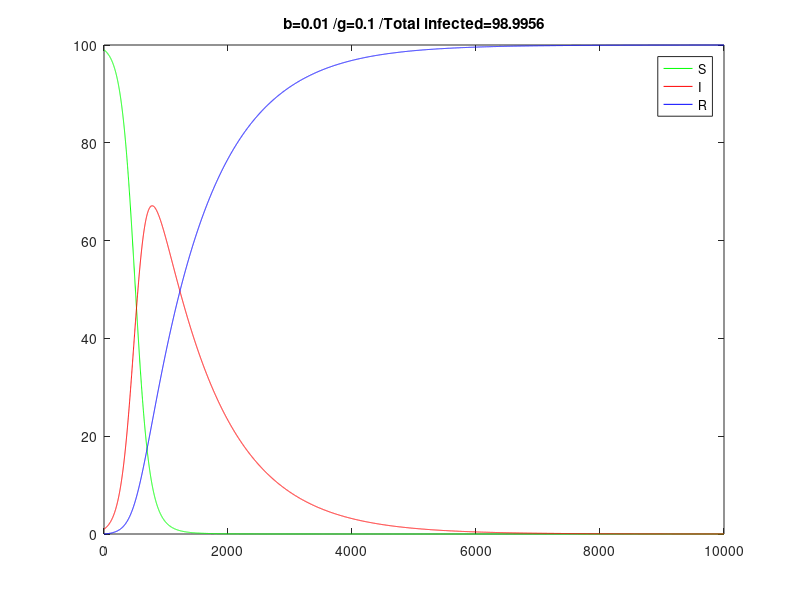

MATLAB code for this plot:
dt=0.01;Tmax=10000;
S=zeros(1,Tmax);S(1)=99;    %Susceptible
I=zeros(1,Tmax);I(1)=1;     %Infected
R=zeros(1,Tmax);R(1)=0;     %Recovered
b=0.01;g=0.1;               %Or, b=0.001;g=0.01;
for T=1:Tmax-1
    S(T+1)=S(T)+dt*( -b*S(T)*I(T)           );
    I(T+1)=I(T)+dt*(  b*S(T)*I(T) -g*I(T)   );
    R(T+1)=R(T)+dt*(               g*I(T)   );
end
X=1:Tmax;
plot(X,S,'g',X,I,'r',X,R,'b');legend('S','I','R');
title(strcat('b=',num2str(b),' /g=',num2str(g),' /Total infected=',num2str(S(1)-S(Tmax)) ));
